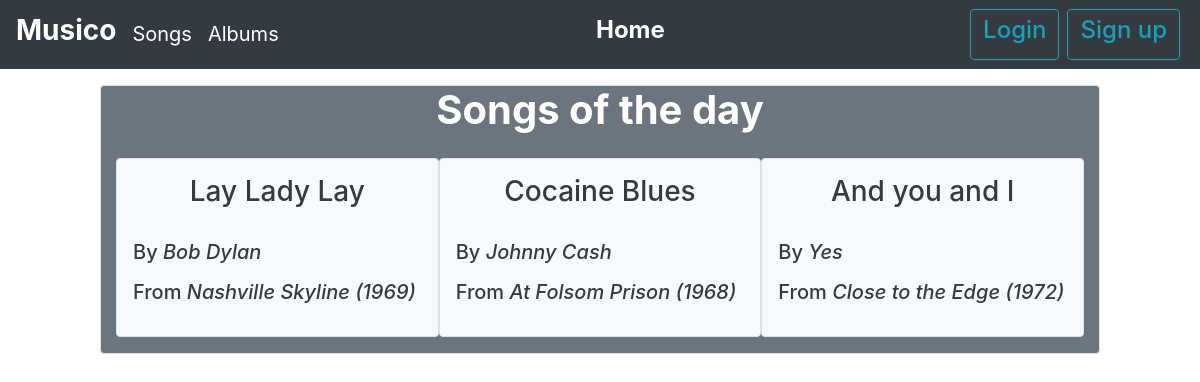
The page / on the database its author committed.
### app/models.py (models this page shows, shortened)
class Song(db.Model):
    id = db.Column(db.Integer, primary_key=True)
    title = db.Column(db.String(200), index=True)
    artist_id = db.Column(db.Integer, db.ForeignKey('artist.id'))
    artist = db.relationship('Artist', back_populates='songs')
    album_id = db.Column(db.Integer, db.ForeignKey('album.id'))
    album = db.relationship('Album', back_populates='songs')
    favored = db.relationship('FavoriteSong', back_populates='song')
    def __repr__(self):
        return self.title

class Artist(db.Model):
    id = db.Column(db.Integer, primary_key=True)
    name = db.Column(db.String(150), index=True)
    albums = db.relationship('Album', back_populates='artist')
    songs = db.relationship('Song', back_populates='artist')
    def __repr__(self):
        return self.name

class Album(db.Model):
    id = db.Column(db.Integer, primary_key=True)
    title = db.Column(db.String(200), index=True)
    year_released = db.Column(db.Integer, index=True)
    artist_id = db.Column(db.Integer, db.ForeignKey('artist.id'))
    artist = db.relationship('Artist', back_populates='albums')
    songs = db.relationship('Song', back_populates='album')
    favored = db.relationship('FavoriteAlbum', back_populates='album')
    def __repr__(self):
        return self.title

### app/views.py (the view)
@app.route('/', methods=['GET', 'POST'])
def home():
    return base('home', recommendations=recommendations())

### app/utils.py (called while the page is built)
def base(page, **kwargs):
    if 'login' in request.form:
        return redirect(url_for('login'))
    if 'signup' in request.form:
        return redirect(url_for('signup'))
    if 'password' in request.form:
        return redirect(url_for('change_password'))
    if 'logout' in request.form:
        logout_user()
        return redirect(url_for('home'))
    return render_template(f"{page}.html", **kwargs)

def recommendations():
    seed(mktime(date.today().timetuple()))
    artists = choices(Artist.query.all(), k=3)
    albums = [choice(artist.albums) for artist in artists]
    songs = [choice(album.songs) for album in albums]
    return [
        {'artist': artist, 'song': song, 'album': album}
        for artist, album, song
        in zip(artists, albums, songs)
    ]

### app/templates/home.html
{% extends 'base.html' %}
{% block page %}Home{% endblock %}
{% block content %}
<div class='container-fluid'>
    <div class='row'>
        <div class='col-10 offset-1 my-3 bg-secondary text-white rounded border'>
            <div class='container-fluid'>
                <center><h1><b>Songs of the day</b></h1></center>
                <div class='row'>
                    {% for rec in recommendations %}
                        <div class='col-4 p-3 my-3 bg-light text-dark rounded border'>
                            <center><h3>{{ rec.song }}</h3></center><br>
                            <h5><p>By <i>{{ rec.artist }}</i><p></h5>
                            {% if rec.album.year_released == None %}
                                <h5><p>From <i>{{ rec.album }}</i><p></h5>
                            {% else %}
                                <h5><p>From <i>{{ rec.album }}
                                    {% if rec.album.year_released != None %} ({{rec.album.year_released}}){% endif %}
                                </i><p></h5>
                            {% endif %}
                        </div>
                    {% endfor %}
                </div>
            </div>
        </div>
    </div>
</div>
{% endblock %}

### app/templates/base.html (shortened to what this page needs)
<!DOCTYPE html>
<html>
<head>
  <link rel="stylesheet" href="https://stackpath.bootstrapcdn.com/bootstrap/4.2.1/css/bootstrap.min.css"
>
</head>
<body>
  <nav class="navbar navbar-expand-sm navbar-dark bg-dark" id='navbar-top'>
    <a class="navbar-brand" href="/"><h3><b>Musico</b></h3></a>
    <div class="collapse navbar-collapse" id="navbarSupportedContent">
      <ul class="navbar-nav mr-auto">
        <a class="navbar-brand" href="/songs">Songs</a>
        <a class="navbar-brand" href="/albums">Albums</a>
      </ul>
    </div>
    <div class="navbar-collapse" id="navbarSupportedContent">
        <a class="navbar-text text-white"><h4><b>{% block page %}{% endblock %}</b></h4></a>
    </div>
    <form action="", method="post">
      <span class="navbar-collapse">
          {% if current_user.is_authenticated %}
            <div class="px-2">
              <a class='navbar-brand text-white' href="/profile"><h4>{{ current_user.username }}</h4></a>
            </div>
            <div class="px-4">
              <button class="btn btn-outline-info" type="submit" name="logout"><h4>Log out</h4></button>
            </div>
          {% else %}
            <div class="px-1">
              <button class="btn btn-outline-info" type="submit" name="login"><h4>Login</h4></button>
            </div>
            <div class="px-1">
              <button class="btn btn-outline-info" type="submit" name="signup"><h4>Sign up</h4></button>
            </div>
        {% endif %}
      </span>
    </form>
  </nav>
  {% block content %}{% endblock %}
</body>
</html>

### rows shown on the page
Song: song "Lay Lady Lay"
Artist: artist "Bob Dylan"
Album: album "Nashville Skyline", album.year_released "1969"
Song: song "Cocaine Blues"
Artist: artist "Johnny Cash"
Album: album "At Folsom Prison", album.year_released "1968"
Song: song "And you and I"
Artist: artist "Yes"
Album: album "Close to the Edge", album.year_released "1972"
